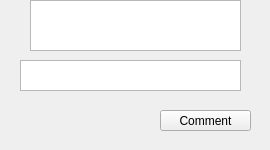
<?xml version="1.0" encoding="UTF-8"?>
<ui version="4.0">
 <class>Comment</class>
 <widget class="QWidget" name="Comment">
  <property name="geometry">
   <rect>
    <x>0</x>
    <y>0</y>
    <width>270</width>
    <height>150</height>
   </rect>
  </property>
  <property name="baseSize">
   <size>
    <width>300</width>
    <height>200</height>
   </size>
  </property>
  <property name="windowTitle">
   <string>Form</string>
  </property>
  <widget class="QTextEdit" name="textEdit">
   <property name="geometry">
    <rect>
     <x>20</x>
     <y>60</y>
     <width>221</width>
     <height>31</height>
    </rect>
   </property>
  </widget>
  <widget class="QTextBrowser" name="textBrowser">
   <property name="geometry">
    <rect>
     <x>30</x>
     <y>0</y>
     <width>211</width>
     <height>51</height>
    </rect>
   </property>
   <property name="html">
    <string>&lt;!DOCTYPE HTML PUBLIC &quot;-//W3C//DTD HTML 4.0//EN&quot; &quot;http://www.w3.org/TR/REC-html40/strict.dtd&quot;&gt;
&lt;html&gt;&lt;head&gt;&lt;meta name=&quot;qrichtext&quot; content=&quot;1&quot; /&gt;&lt;meta charset=&quot;utf-8&quot; /&gt;&lt;style type=&quot;text/css&quot;&gt;
p, li { white-space: pre-wrap; }
hr { height: 1px; border-width: 0; }
li.unchecked::marker { content: &quot;\2610&quot;; }
li.checked::marker { content: &quot;\2612&quot;; }
&lt;/style&gt;&lt;/head&gt;&lt;body style=&quot; font-family:'Segoe UI'; font-size:9pt; font-weight:400; font-style:normal;&quot;&gt;
&lt;p style=&quot; margin-top:12px; margin-bottom:12px; margin-left:0px; margin-right:0px; -qt-block-indent:0; text-indent:0px;&quot;&gt;&lt;span style=&quot; font-family:'Amasis MT Pro Black','serif'; font-size:22pt; color:#ffffff;&quot;&gt; Add Comment&lt;/span&gt;&lt;/p&gt;&lt;/body&gt;&lt;/html&gt;</string>
   </property>
  </widget>
  <widget class="QPushButton" name="pushButton">
   <property name="geometry">
    <rect>
     <x>160</x>
     <y>110</y>
     <width>91</width>
     <height>21</height>
    </rect>
   </property>
   <property name="text">
    <string>Comment</string>
   </property>
  </widget>
 </widget>
 <resources/>
 <connections/>
</ui>
